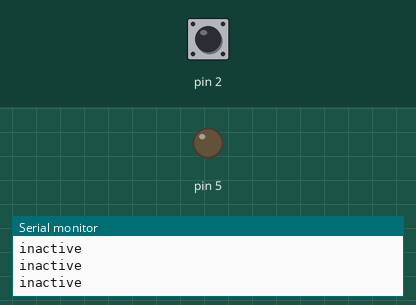
Bench run of a sketch on a simulated Arduino Uno, built with avr-gcc and run on an emulated ATmega328P. Shown: output pins drawn as LEDs (lit = HIGH), the last lines printed to the serial monitor. Dashed ring = blinking. Inputs (shaded band) come from the test bench; at power-on: pin 2 LOW.

Above: at 1.2 s.
1.3 s: pin 2 driven HIGH
At 1.8 s:
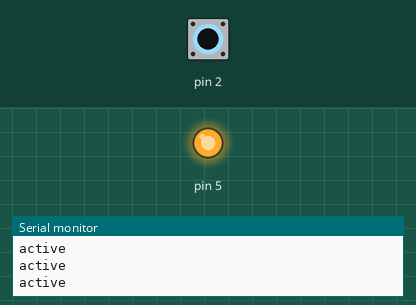
2.8 s: pin 2 driven LOW
At 4.2 s:
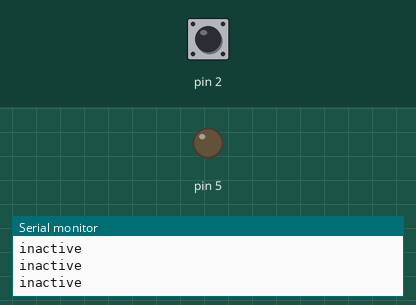
5.8 s: pin 2 pulsed HIGH 2 times (0.12 s each, 0.3 s apart)
At 6.17 s:
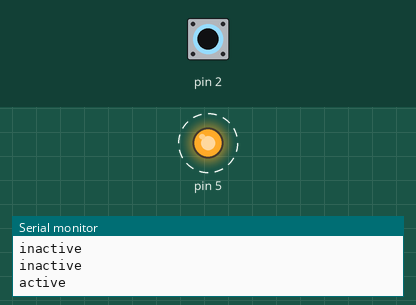
9.4 s: pin 2 pulsed HIGH 2 times (0.12 s each, 0.3 s apart)
At 10.4 s:
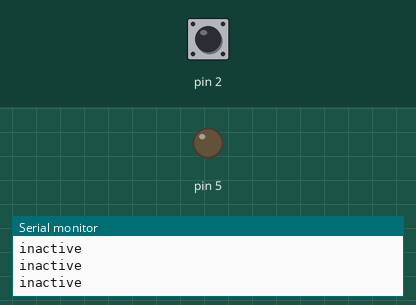
Timing chart, 0 to 12.4 s (numbered marks = the images above; inputs shaded):
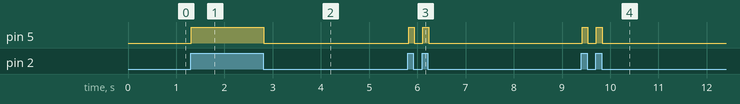

The sketch:

1.1.ino
```cpp
void setup() {
  // put your setup code here, to run once:
  Serial.begin(9600);
  pinMode(2,INPUT);
  pinMode(5,OUTPUT);
  digitalWrite(2,LOW);
}

void loop() {
  // put your main code here, to run repeatedly:
  if(digitalRead(2)==HIGH)
  {
    Serial.println("active");
    digitalWrite(5,HIGH);
  }
  else
  {
    Serial.println("inactive");
    digitalWrite(5,LOW);
  }
}
```

Measured:
- after the input at 1.3 s, pin 5: LOW → HIGH at once
- after the input at 2.8 s, pin 5: HIGH → LOW at once
- after the input at 5.8 s, pin 5: alternates HIGH for 0.12 s and LOW for 0.17 s, 4 changes in all, then stays LOW, starting at once
- after the input at 9.4 s, pin 5: alternates HIGH for 0.12 s and LOW for 0.17 s, 4 changes in all, then stays LOW, starting at once
